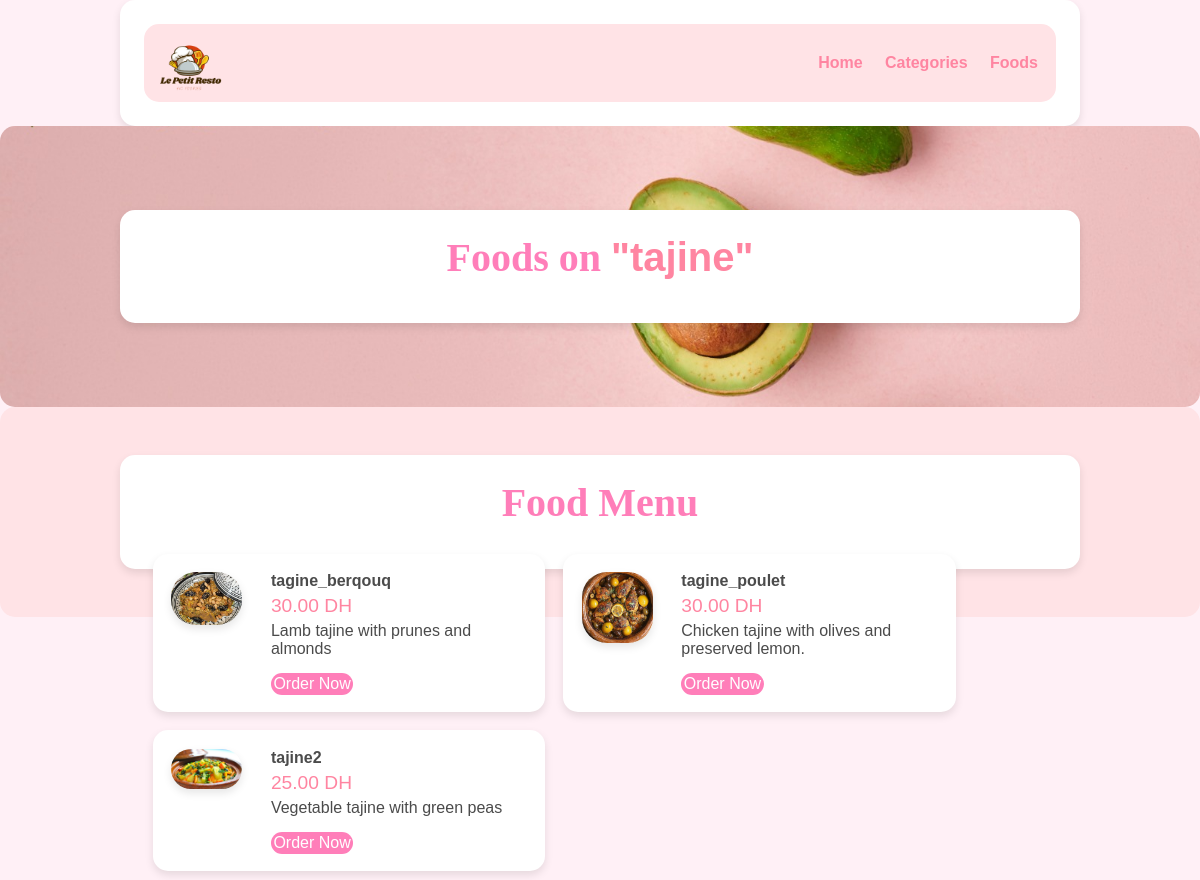
Page /category-foods.php?category_id=6 on the committed database.
### tables this page shows
CREATE TABLE tbl_category (
  id int(10) UNSIGNED NOT NULL AUTO_INCREMENT,
  title varchar(100) NOT NULL,
  image_name varchar(255) NOT NULL,
  featured varchar(10) NOT NULL,
  active varchar(10) NOT NULL,
  PRIMARY KEY (id)
);

CREATE TABLE tbl_food (
  id int(10) UNSIGNED NOT NULL AUTO_INCREMENT,
  title varchar(100) NOT NULL,
  description text NOT NULL,
  price decimal(10,2) NOT NULL,
  image_name varchar(255) NOT NULL,
  category_id int(10) UNSIGNED NOT NULL,
  featured varchar(10) NOT NULL,
  active varchar(10) NOT NULL,
  PRIMARY KEY (id),
  FOREIGN KEY (category_id) REFERENCES tbl_category(id)
);

### category-foods.php (the view, shortened to what this page needs)
<?php include('partials-front/menu.php'); ?>
<?php
    if(isset($_GET['category_id']))
    {
        $category_id = $_GET['category_id'];
        $sql = "SELECT title FROM tbl_category WHERE id=$category_id";
        $res = mysqli_query($conn, $sql);
        $row = mysqli_fetch_assoc($res);
        $category_title = $row['title'];
    }
    else
    {
        header('location:'.SITEURL);
    }
?>
<section class="food-search text-center">
    <div class="container">
        <h2>Foods on <a href="#" class="text-black">"<?php echo $category_title; ?>"</a></h2>
    </div>
</section>
<section class="food-menu">
    <div class="container">
        <h2 class="text-center">Food Menu</h2>
        <?php
            $sql2 = "SELECT * FROM tbl_food WHERE category_id=$category_id";
            $res2 = mysqli_query($conn, $sql2);
            $count2 = mysqli_num_rows($res2);
            if($count2>0)
            {
                while($row2=mysqli_fetch_assoc($res2))
                {
                    $id = $row2['id'];
                    $title = $row2['title'];
                    $price = $row2['price'];
                    $description = $row2['description'];
                    $image_name = $row2['image_name'];
                    ?>
                    <div class="food-menu-box">
                        <div class="food-menu-img">
                            <?php
                                if($image_name=="")
                                {
                                    echo "<div class='error'>Image not Available.</div>";
                                }
                                else
                                {
                                    ?>
                                    <img src="<?php echo SITEURL; ?>images/food/<?php echo $image_name; ?>" alt="<?php echo $title; ?>"  class="img-responsive img-curve">
                                    <?php
                                }
                            ?>
                        </div>
                        <div class="food-menu-desc">
                            <h4><?php echo $title; ?></h4>
                            <p class="food-price"><?php echo $price; ?> DH</p>
                            <p class="food-detail">
                                <?php echo $description; ?>
                            </p>
                            <br>
                            <a href="<?php echo SITEURL; ?>order.php?food_id=<?php echo $id; ?>" class="btn btn-primary">Order Now</a>
                        </div>
                    </div>
                    <?php
                }
            }
            else
            {
                echo "<div class='error'>Food not Available.</div>";
            }
        ?>
    </div>
</section>

### css/style.css (style rules this page uses)
* { margin: 0; padding: 0; font-family: 'Poppins', sans-serif; box-sizing: border-box; }
body { background-color: #fff0f6; color: #4b4b4b; }
h2 { color: #ff7eb9; font-size: 2.5rem; font-family: 'Dancing Script', cursive; margin-bottom: 2%; text-align: center; }
.container { width: 80%; margin: 0 auto; padding: 2%; background-color: #fff; border-radius: 15px; box-shadow: 0px 4px 8px rgba(0, 0, 0, 0.1); }
.img-responsive { width: 100%; border-radius: 15px; }
.img-curve { border-radius: 25px; box-shadow: 0px 4px 8px rgba(0, 0, 0, 0.1); }
.text-center { text-align: center; }
a { color: #ff85a1; text-decoration: none; transition: color 0.3s; }
.btn { padding: 1%; border: none; font-size: 1rem; border-radius: 25px; transition: 0.3s; text-align: center; }
.btn-primary { background-color: #ff7eb9; color: white; cursor: pointer; }
.food-search { background-image: url(../images/bg.jpg); background-size: cover; background-repeat: no-repeat; background-position: center; padding: 7% 0; border-radius: 15px; }
.food-menu { background-color: #ffe3e6; padding: 4% 0; border-radius: 15px; }
.food-menu-box { width: 43%; margin: 1%; padding: 2%; float: left; background-color: #fff; border-radius: 15px; box-shadow: 0px 4px 8px rgba(0, 0, 0, 0.1); }
.food-menu-img { width: 20%; float: left; border-radius: 15px; }
.food-menu-desc { width: 70%; float: left; margin-left: 8%; }
.food-price { font-size: 1.2rem; margin: 2% 0; color: #ff85a1; }

### rows in the picture
tbl_category: title "tajine"
tbl_food: image_name+title (picture), title "tagine_berqouq", price "30.00", description "Lamb tajine with prunes and almonds"
tbl_food: image_name+title (picture), title "tagine_poulet", price "30.00", description "Chicken tajine with olives and preserved lemon."
tbl_food: image_name+title (picture), title "tajine2", price "25.00", description "Vegetable tajine with green peas"
